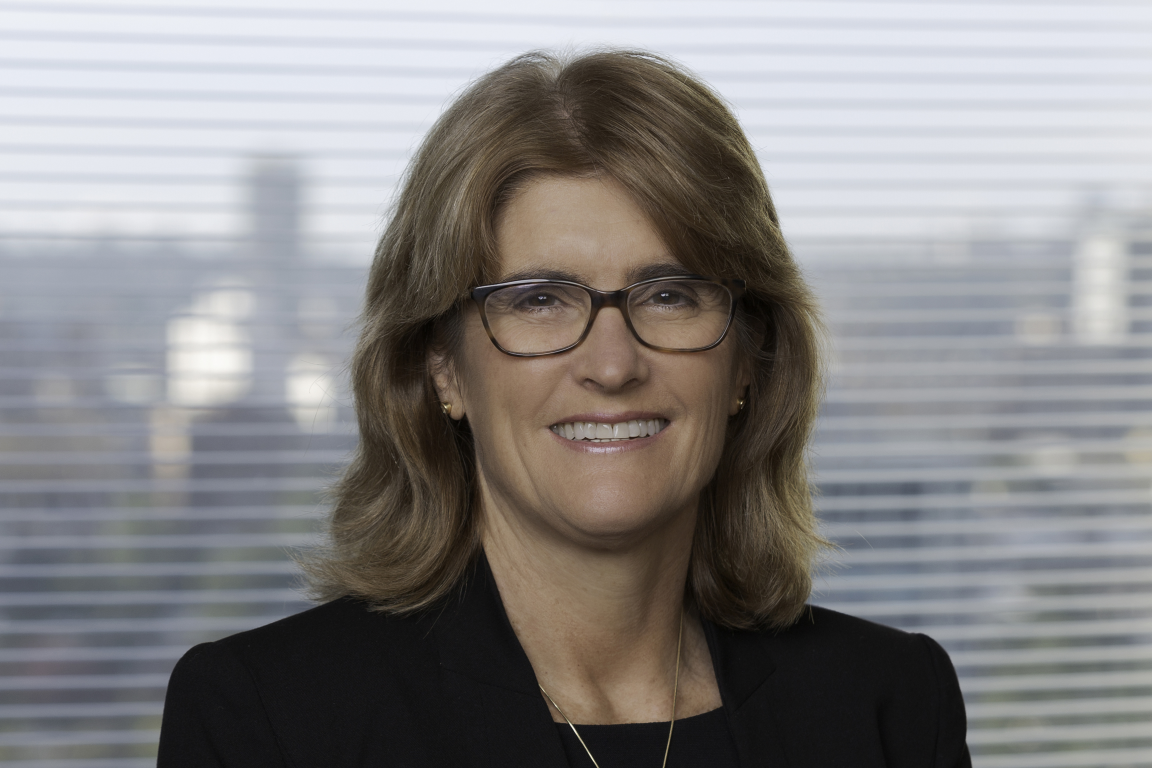
#> input picture longform/lf04-housing/images/IMG-01.jpg, 5760 x 3840 px (shown at 1/5 size)
$ python -i design.py   (imports and definitions only)
#> lines starting #> are read from the running program, lines starting #| are printed output that depends on the picture
"""lf04 design system: palette, fonts, overlay elements and card builders.

Every card here is drawn with Pillow onto a transparent 1920x1080 layer.
Wording on cards must match the spoken words in audio/vo-text (see cut.py).
"""
import math
import os
from functools import lru_cache

import numpy as np
from PIL import Image, ImageDraw, ImageFilter, ImageFont

W, H = 1920, 1080
FPS = 30
HERE = os.path.dirname(os.path.abspath(__file__))
EP = os.path.dirname(HERE)
FONT_DIR = os.path.join(HERE, "fonts")

# Palette: ink, paper, evidence red, amber highlight.
INK = (12, 15, 20)
INK2 = (24, 29, 37)
PAPER = (238, 231, 216)
MUTED = (170, 165, 154)
RED = (206, 58, 46)
AMBER = (232, 170, 62)
TEAL = (88, 168, 170)


# [14 lines left out: function font, not called in this run]


def ease_out(p):
    p = max(0.0, min(1.0, p))
    return 1 - (1 - p) ** 3


def ease_io(p):
    p = max(0.0, min(1.0, p))
    return 3 * p * p - 2 * p * p * p


# ---------------------------------------------------------------- text utils

# [38 lines left out: functions tw, text, wrap, not called in this run]


def lh(f):
    a, d_ = f.getmetrics()
    return a + d_


def blank(w=W, h=H):
    return Image.new("RGBA", (int(w), int(h)), (0, 0, 0, 0))


def shadowed(img, radius=14, opacity=0.55, spread=0):
    """Soft drop shadow behind an RGBA layer so text reads over busy footage."""
    a = img.getchannel("A")
    if spread:
        a = a.filter(ImageFilter.MaxFilter(spread * 2 + 1))
    sh = Image.new("RGBA", img.size, (0, 0, 0, 0))
    sh.putalpha(a.point(lambda v: int(v * opacity)).filter(ImageFilter.GaussianBlur(radius)))
    out = Image.new("RGBA", img.size, (0, 0, 0, 0))
    out.alpha_composite(sh)
    out.alpha_composite(img)
    return out


# [35 lines left out: functions arrow, padlock, not called in this run]


# ---------------------------------------------------------------- elements

class El:
    """An overlay element on the absolute (1x) timeline.

    make(p) returns an RGBA image; p is build progress 0..1 over `build` seconds.
    Static elements (build=None) are rendered once.
    """

    # [10 lines left out: function __init__, not called in this run]

    def active(self, T):
        return self.t0 - 1e-6 <= T < self.t1

    # [84 lines left out: functions image, state, compose, chapter_tag, section_label, not called in this run]


LOCKS = ["DEPOSIT", "LOAN", "HOME"]


# [630 lines left out: functions lock_hud, ai_label, lower_third, tag, scrim, vignette and 16 more, not called in this run]

>>> import cv2
>>> picture = cv2.imread('../images/IMG-01.jpg', cv2.IMREAD_GRAYSCALE)
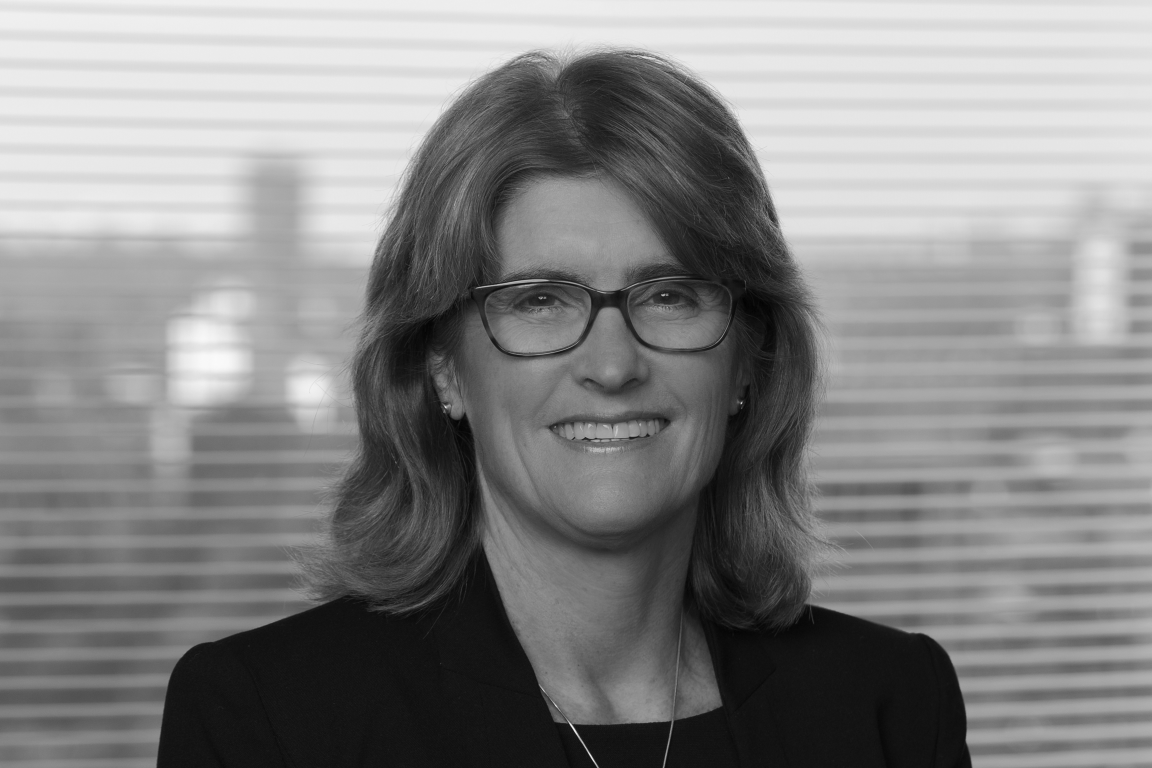
#> picture: shape (3840, 5760) (shown at 1/5 size); min 0, max 255, mean 133.1
>>> result = shadowed(picture)
#> (the run stopped early here; a loop or call above may not have finished)

$ run again, on longform/lf04-housing/images/IMG-07.jpg
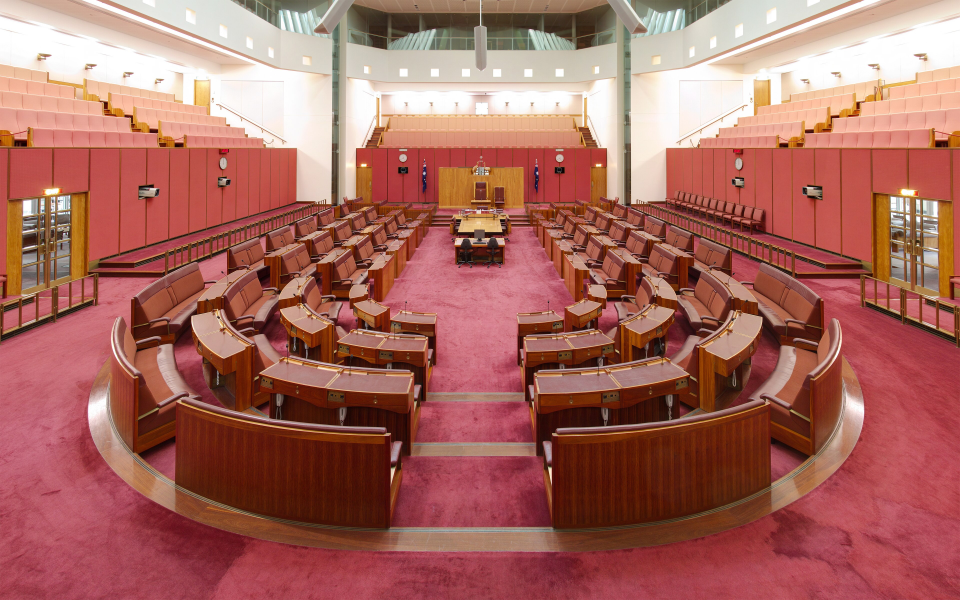
#> input picture longform/lf04-housing/images/IMG-07.jpg, 3840 x 2400 px (shown at 1/4 size)
#> `picture = cv2.imread('../images/IMG-01.jpg', cv2.IMREAD_GRAYSCALE)`:
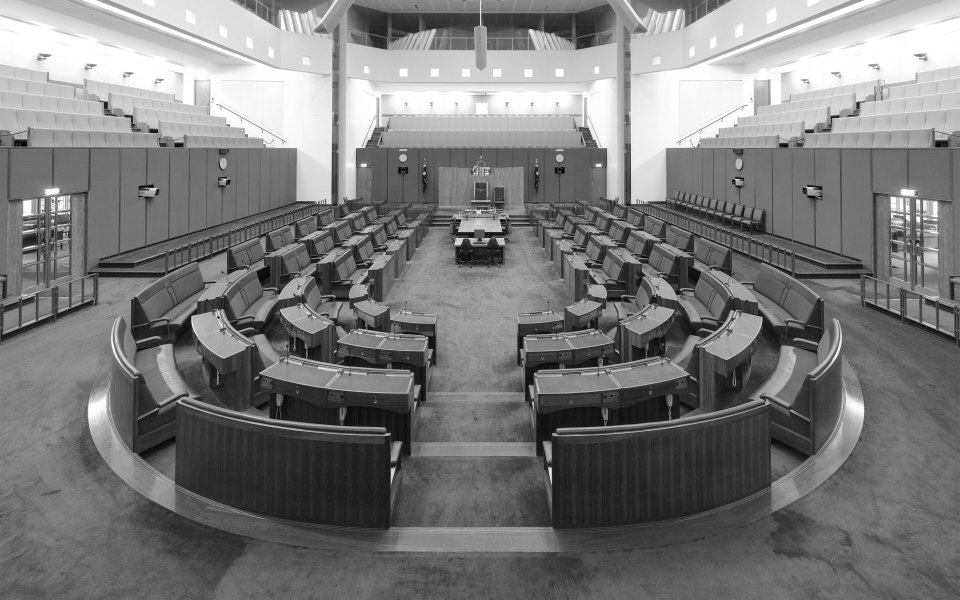
#> picture: shape (2400, 3840) (shown at 1/4 size); min 0, max 255, mean 122.4

$ run again, on longform/lf04-housing/images/IMG-08.jpg
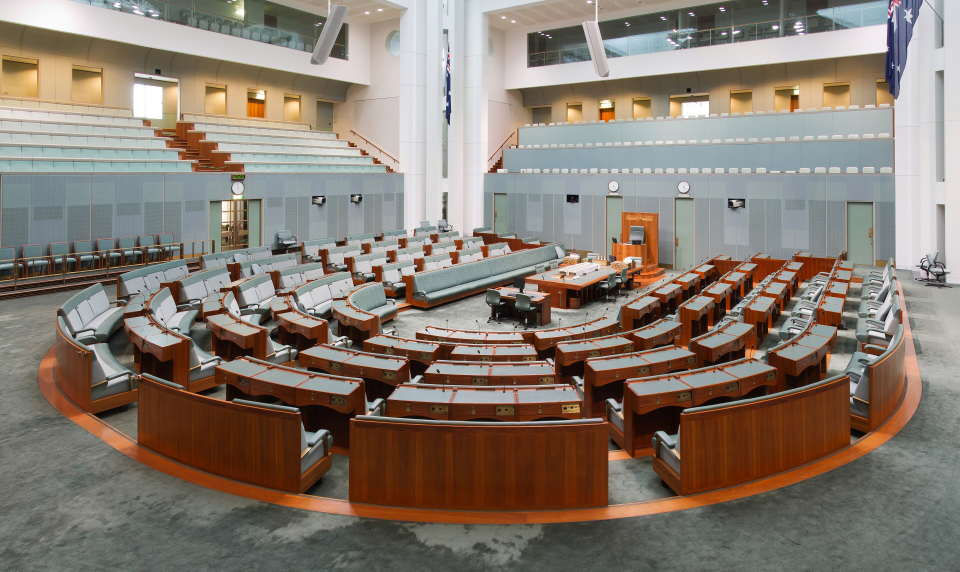
#> input picture longform/lf04-housing/images/IMG-08.jpg, 3840 x 2285 px (shown at 1/4 size)
#> `picture = cv2.imread('../images/IMG-01.jpg', cv2.IMREAD_GRAYSCALE)`:
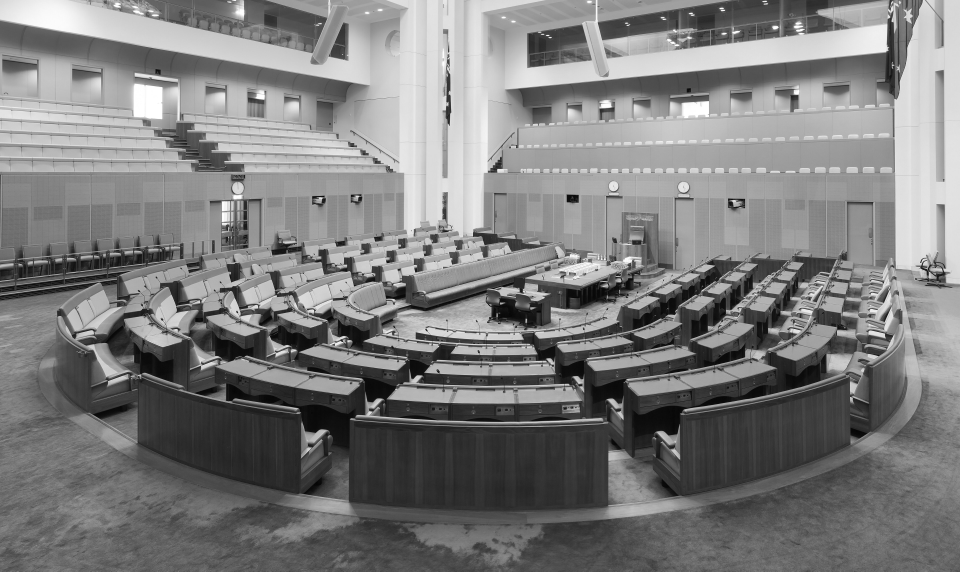
#> picture: shape (2285, 3840) (shown at 1/4 size); min 0, max 255, mean 125.3

$ run again, on longform/lf04-housing/images/IMG-09.jpg
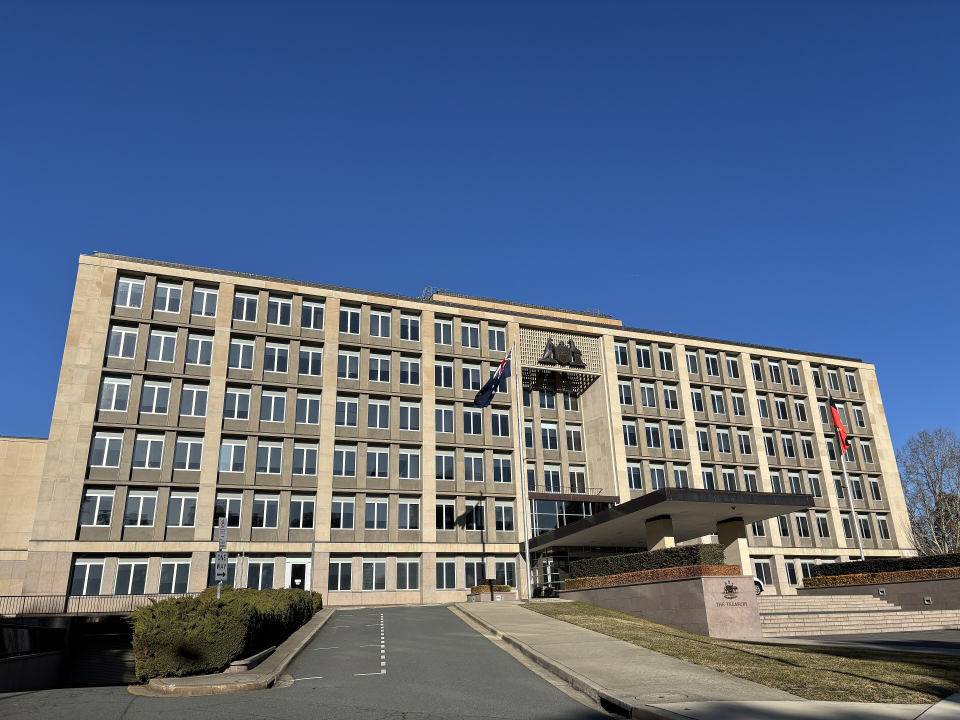
#> input picture longform/lf04-housing/images/IMG-09.jpg, 3840 x 2880 px (shown at 1/4 size)
#> `picture = cv2.imread('../images/IMG-01.jpg', cv2.IMREAD_GRAYSCALE)`:
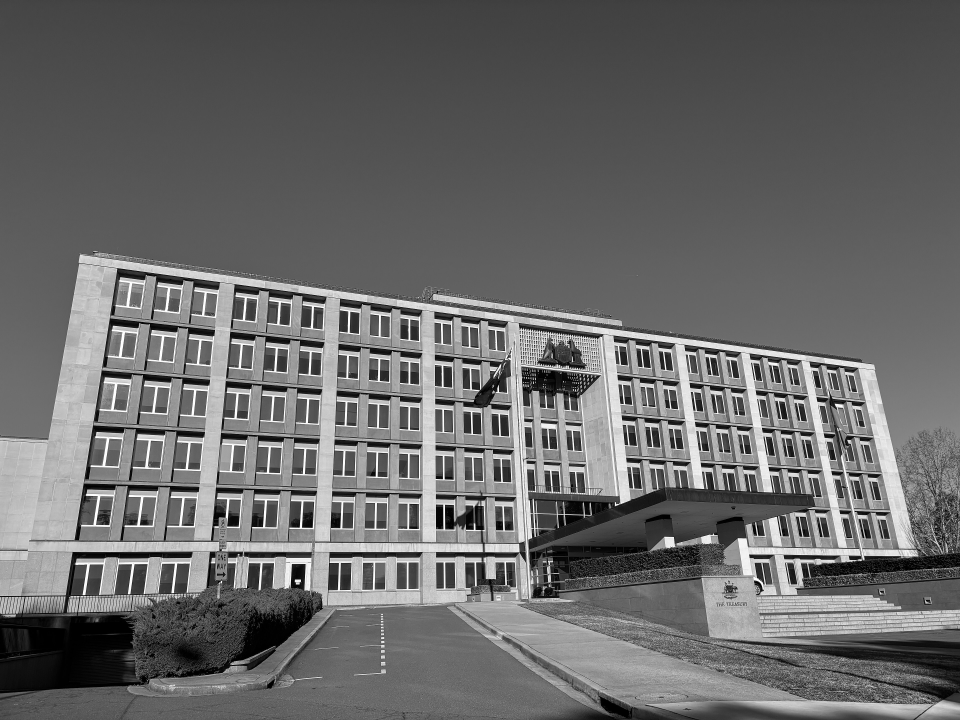
#> picture: shape (2880, 3840) (shown at 1/4 size); min 0, max 255, mean 105.2
